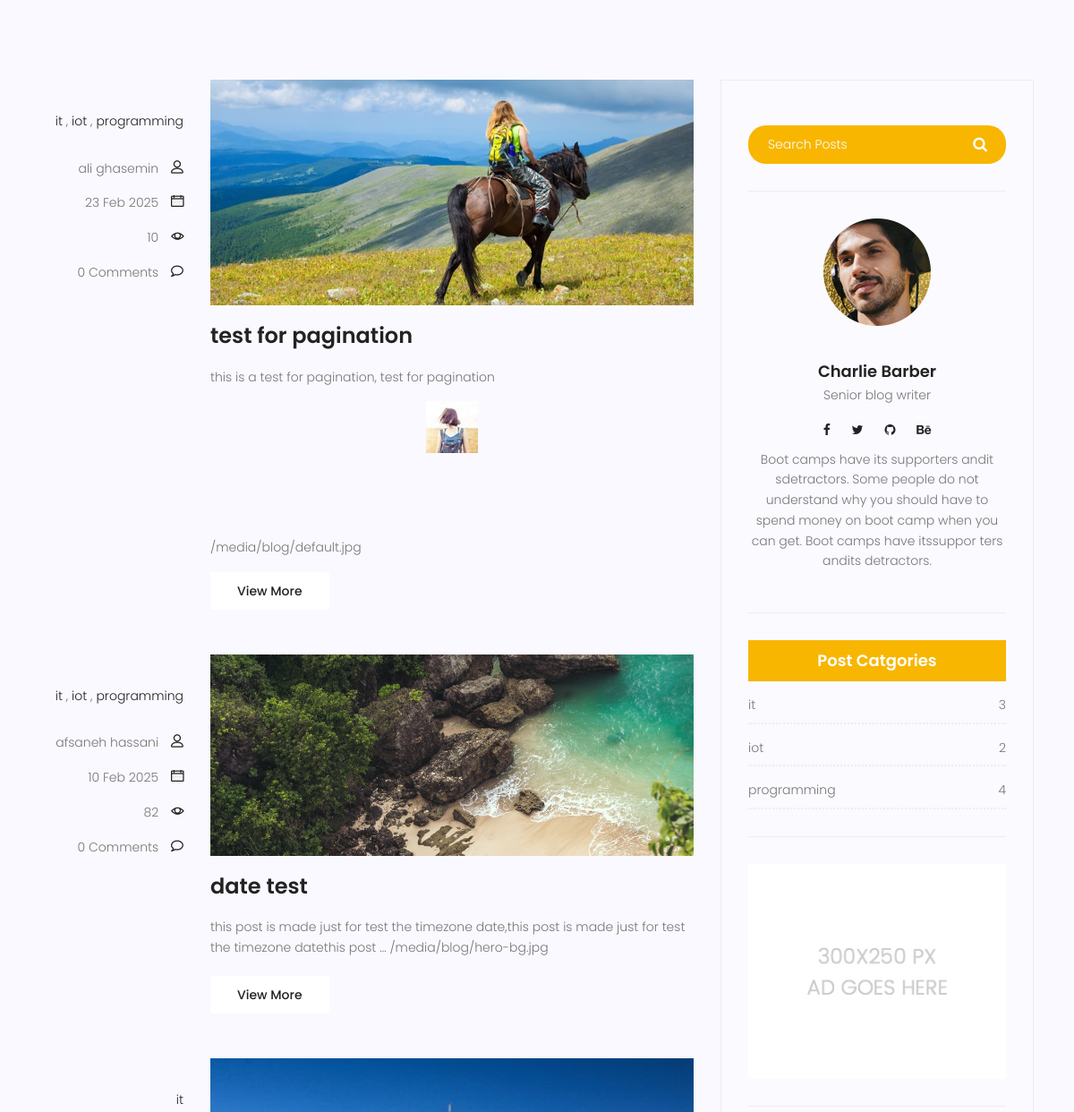
/blog/ (middle part), run on an earlier commit of the app's database.
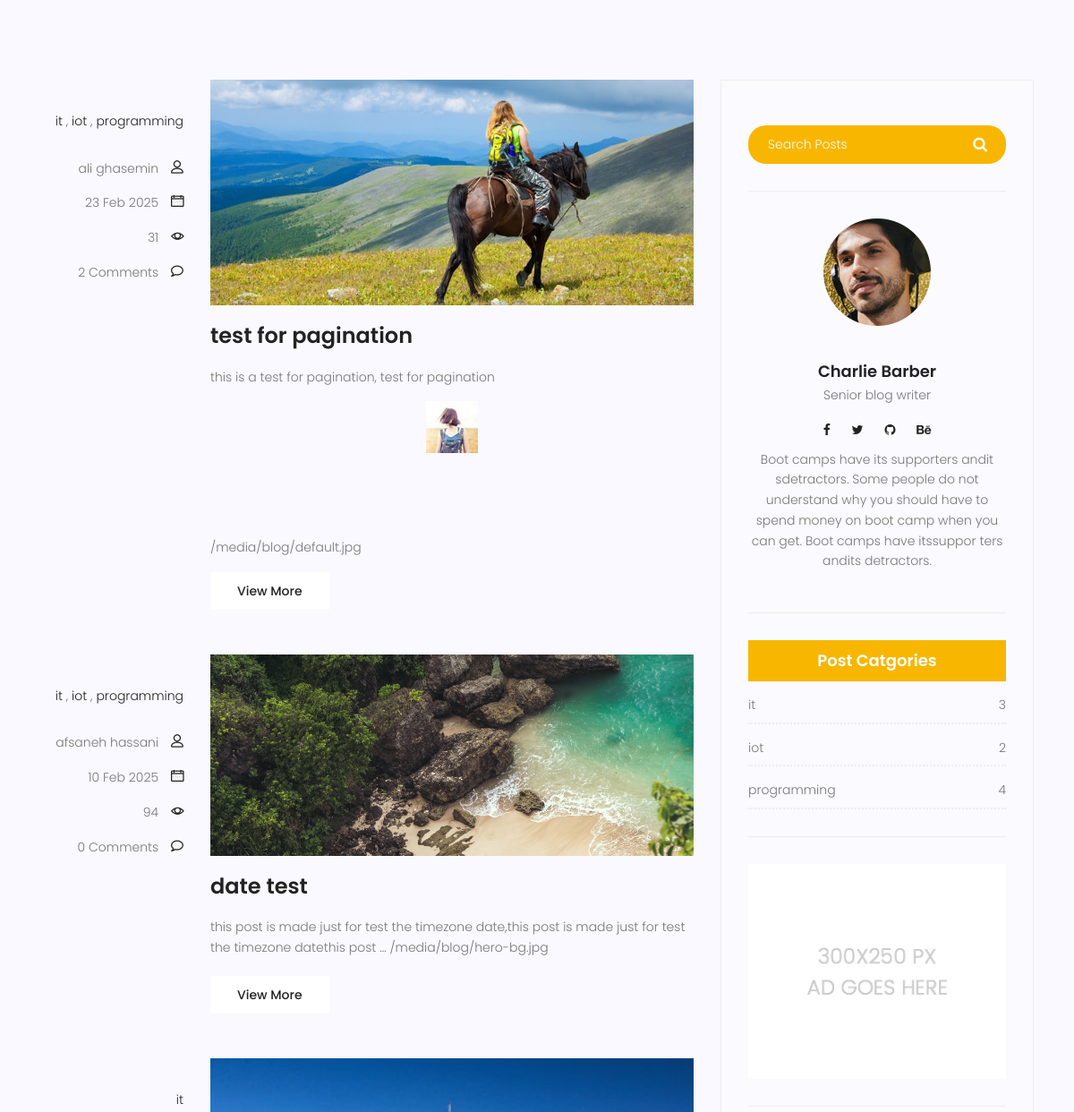
And on a later commit of the database.
### blog/models.py (models this page shows, shortened)
class Category(models.Model):
    name=models.CharField(max_length=255)
    def __str__(self):
        return self.name

class Post(models.Model):
    image=models.ImageField(upload_to='blog/',default='blog/default.jpg')
    author=models.ForeignKey(User,on_delete=models.SET_NULL,null=True)
    title=models.CharField(max_length=255)
    content=models.TextField()
    tags=TaggableManager()
    category=models.ManyToManyField(Category)
    counted_view=models.IntegerField(default=0)
    status=models.BooleanField(default=False)
    published_date=models.DateTimeField(null=True)
    created_date=models.DateTimeField(auto_now_add=True)
    updated_date=models.DateTimeField(auto_now=True)
    class Meta:
        ordering=['-created_date']

### blog/views.py (the view)
# urls.py: path('', blog_view, name='index'),
def blog_view(request,**kwargs):
    posts=Post.objects.filter(published_date__lte=timezone.now(),status=1)
    if kwargs.get('cat_name')!=None:
        posts=posts.filter(category__name=kwargs['cat_name'])
    if kwargs.get('author_username')!=None:
        posts=posts.filter(author__username=kwargs['author_username'])
    if kwargs.get('tag_name')!=None:
        posts=posts.filter(tags__name__in=[kwargs['tag_name']])
    posts=Paginator(posts,3)
    try:
        page_number=request.GET.get('page')
        posts=posts.get_page(page_number)
    except PageNotAnInteger:
        posts=posts.get_page(1)
    except EmptyPage:
        posts=posts.get_page(1)
    context={'posts': posts}
    return render(request,'blog/blog-home.html',context)

### blog/templatetags/blog-tags.py (called while the page is built)
@register.simple_tag(name='comments_count')
def function(pid):
    return Comment.objects.filter(post=pid, approved=True).count()

@register.inclusion_tag('blog/blog-post-categories.html')
def postcategories():
    posts=Post.objects.filter(status=1)
    categories=Category.objects.all()
    cat_dict={}
    for name in categories:
        cat_dict[name]=posts.filter(category=name).count()
    return {'categories':cat_dict}

### templates/blog/blog-home.html (shortened to what this page needs)
{% extends 'base.html' %}
{% load static %}
{% load blog-tags %}
{% block content %}
  <section class="top-category-widget-area pt-90 pb-90">
  </section>
  <section class="post-content-area">
    <div class="container">
      <div class="row">
        <div class="col-lg-8 posts-list">
          {%for post in posts%}
          <div class="single-post row">
            <div class="col-lg-3 col-md-3 meta-details">
              <ul class="tags">
                {%for cat in post.category.all%}
                <li> <a href='{% url 'blog:category' cat_name=cat.name %}'> {{cat.name}}</a> {%if not forloop.last %},{% endif %}</li>
                {%endfor%}
              </ul>
              <div class="user-details row">
                <p class="user-name col-lg-12 col-md-12 col-6">
                  <a href="{%url 'blog:author' author_username=post.author.username%}">{{post.author.get_full_name}}</a> <span class="lnr lnr-user"></span>
                </p>
                <p class="date col-lg-12 col-md-12 col-6">
                  <a href="#">{{post.published_date|date:'d M Y'}}</a> <span class="lnr lnr-calendar-full"></span>
                </p>
                <p class="view col-lg-12 col-md-12 col-6">
                  <a href="#">{{post.counted_view}}</a> <span class="lnr lnr-eye"></span>
                </p>
                <p class="comments col-lg-12 col-md-12 col-6">
                  <a href="#">{% comments_count post.id %} Comments</a> <span class="lnr lnr-bubble"></span>
                </p>
              </div>
            </div>
            <div class="col-lg-9 col-md-9">
              <div class="feature-img">
                <img class="img-fluid" src="{{post.image.url}}" alt="" />
              </div>
              <a class="posts-title" href={% url 'blog:single' pid=post.id %}><h3>{{post.title}}</h3></a>
              <p class="excert">{{post.content|truncatewords:20|safe}}
                {{post.image.url}}
              </p>
              <a href={% url 'blog:single' pid=post.id %} class="primary-btn">View More</a>
            </div>
          </div>
          {%endfor%}
        </div>
        <div class="col-lg-4 sidebar-widgets">
          <div class="widget-wrap">
            {%include 'blog/blog-search.html'%}
            {%include 'blog/blog-writer.html'%}
            {% postcategories %}
            {%include 'blog/blog-ads.html'%}
          </div>
        </div>
      </div>
    </div>
  </section>
{% endblock %}

### templates/base.html (shortened to what this page needs)
{% load static %}
<!DOCTYPE html>
<html lang="zxx" class="no-js">
<head>
        <link rel="stylesheet" href="{% static 'css/linearicons.css' %}">
        <link rel="stylesheet" href="{% static 'css/font-awesome.min.css' %}">
        <link rel="stylesheet" href="{% static 'css/bootstrap.css' %}">
        <link rel="stylesheet" href="{% static 'css/magnific-popup.css' %}">
        <link rel="stylesheet" href="{% static 'css/jquery-ui.css' %}">
        <link rel="stylesheet" href="{% static 'css/nice-select.css' %}">
        <link rel="stylesheet" href="{% static 'css/animate.min.css' %}">
        <link rel="stylesheet" href="{% static 'css/owl.carousel.css' %}">
        <link rel="stylesheet" href="{% static 'css/main.css' %}">
    </head>
    <body>
        {% block content %}
        {% endblock %}
		</body>
	</html>

### templates/blog/blog-search.html
{% load static %}
<div class="single-sidebar-widget search-widget">
    <form class="search-form" action="{% url 'blog:search' %}" method='get'>
      <input placeholder="Search Posts" name="s" type="text" onfocus="this.placeholder = ''" onblur="this.placeholder = 'Search Posts'" />
      <button type="submit"><i class="fa fa-search"></i></button>
    </form>
  </div>

### templates/blog/blog-writer.html
{% load static %}
<div class="single-sidebar-widget user-info-widget">
    <img src="{% static 'img/blog/user-info.png' %}" alt="" />
    <a href="#"><h4>Charlie Barber</h4></a>
    <p>Senior blog writer</p>
    <ul class="social-links">
      <li>
        <a href="#"><i class="fa fa-facebook"></i></a>
      </li>
      <li>
        <a href="#"><i class="fa fa-twitter"></i></a>
      </li>
      <li>
        <a href="#"><i class="fa fa-github"></i></a>
      </li>
      <li>
        <a href="#"><i class="fa fa-behance"></i></a>
      </li>
    </ul>
    <p>Boot camps have its supporters andit sdetractors. Some people do not understand why you should have to spend money on boot camp when you can get. Boot camps have itssuppor ters andits detractors.</p>
  </div>

### templates/blog/blog-post-categories.html
 {%load static  %}
<div class="single-sidebar-widget post-category-widget">
    <h4 class="category-title">Post Catgories</h4>
    <ul class="cat-list">
      {%for name,count in categories.items %}
      <li>
        <a href="{% url 'blog:category' cat_name=name%}" class="d-flex justify-content-between">
          <p>{{name}}</p>
          <p>{{count}}</p>
        </a>
      </li>
      {%endfor %}
    </ul>
  </div>

### templates/blog/blog-ads.html
{% load static %}
<div class="single-sidebar-widget ads-widget">
    <a href="#"><img class="img-fluid" src="{% static 'img/blog/ads-banner.jpg' %}" alt="" /></a>
  </div>

### templates/blog/blog-newsletter.html (shortened to what this page needs)
{% load static %}

### templates/blog/blog-tags.html (shortened to what this page needs)
{% load static %}

What changed in the data, as far as the page shows it:
changed Post "test for pagination": counted_view "10" → "31"; id "0" → "2"
changed Post "date test": counted_view "82" → "94"
